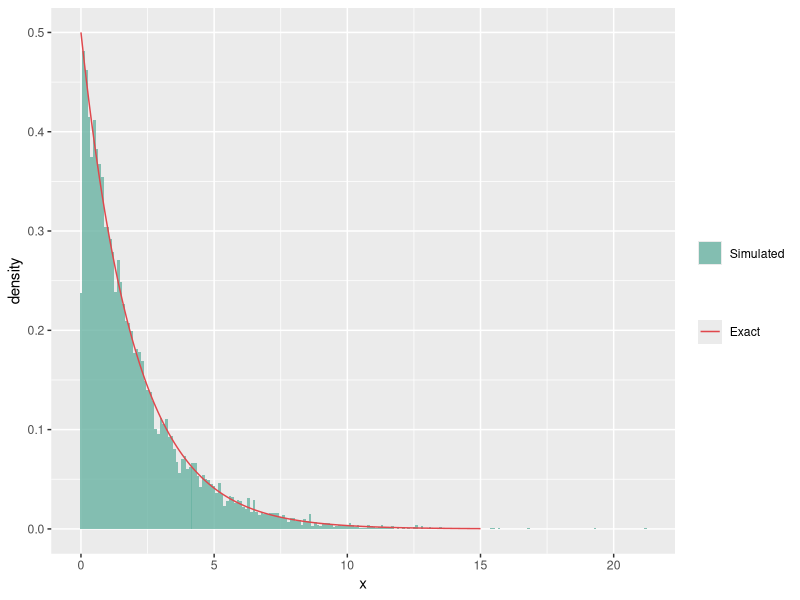
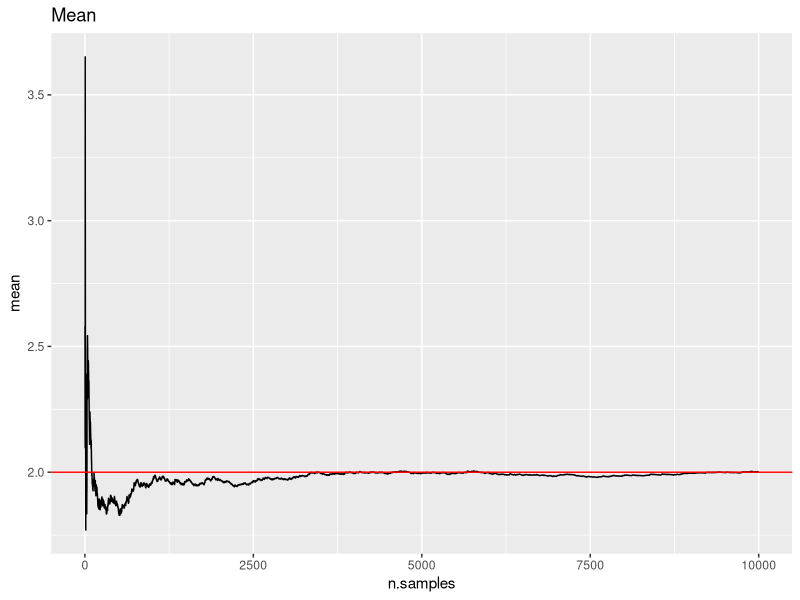
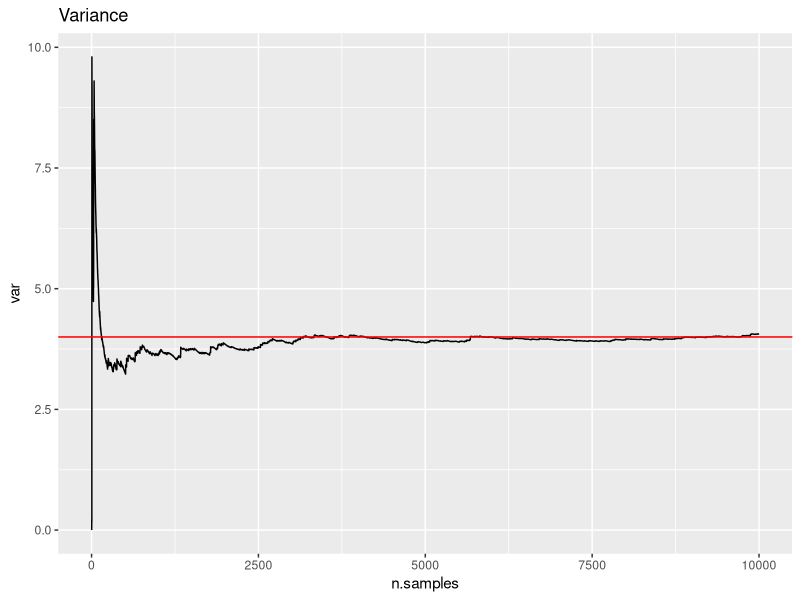
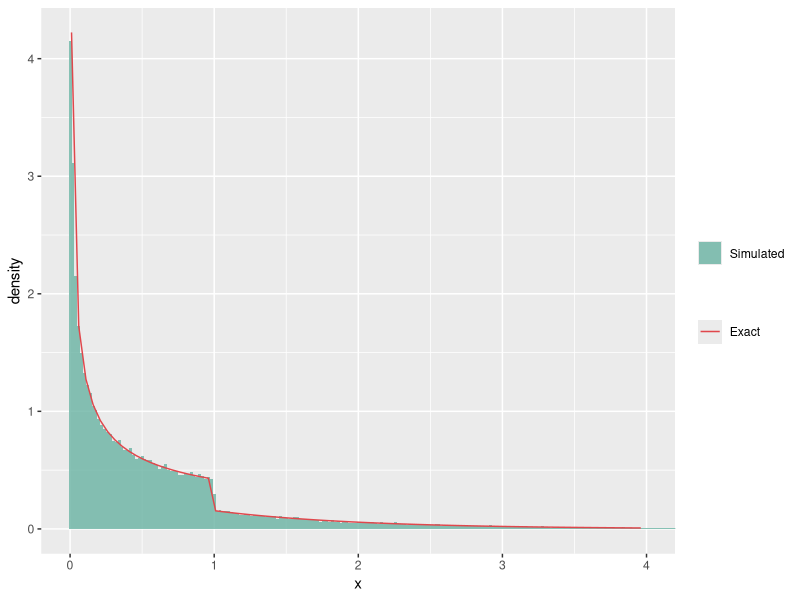
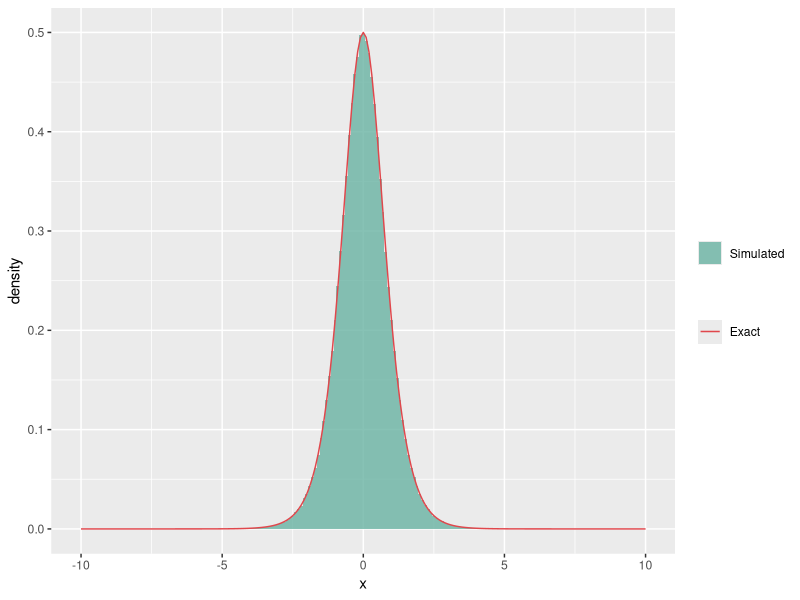
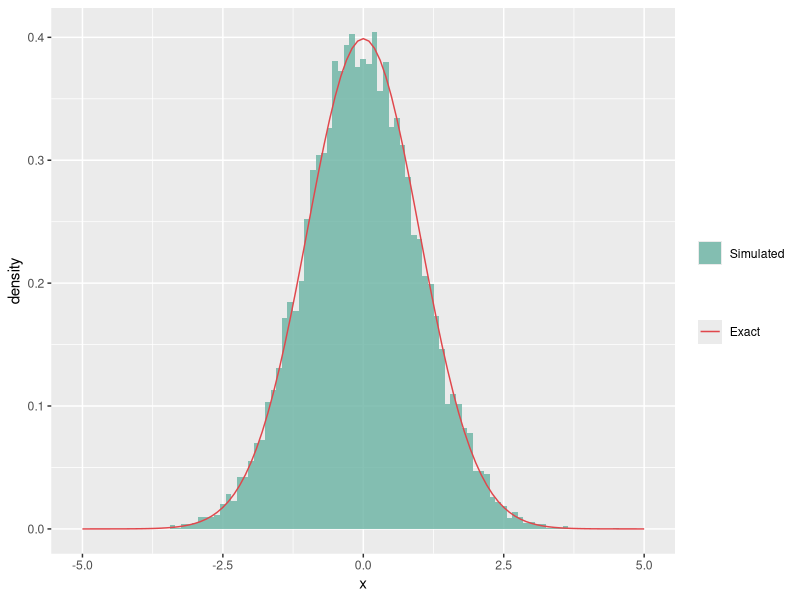
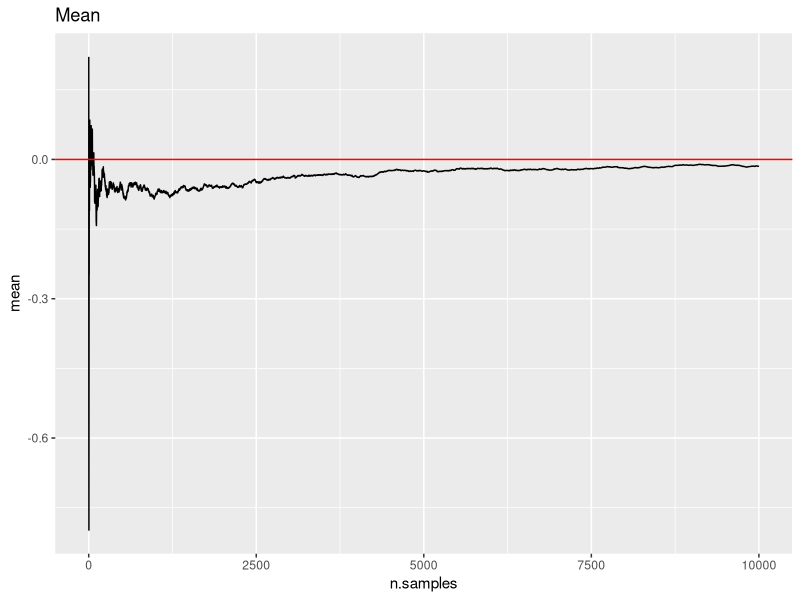
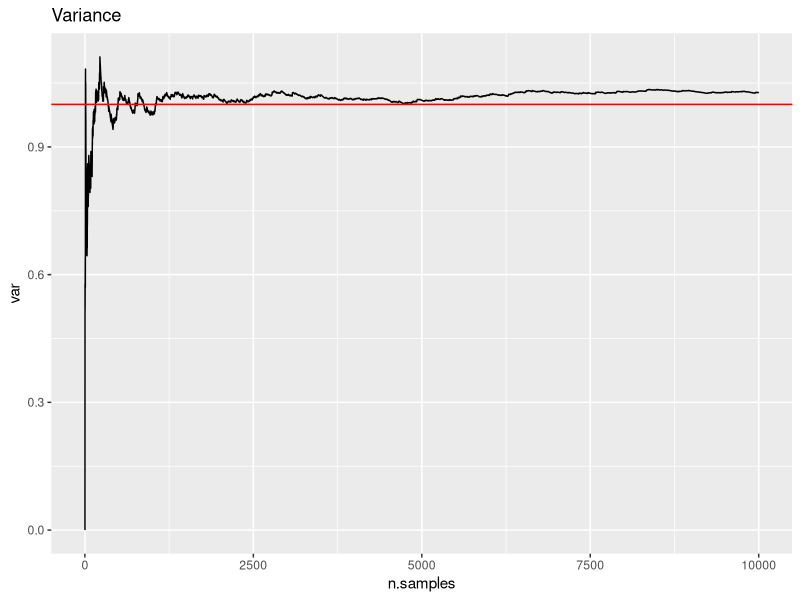

The R script that drew these images, in order:
## ---- chunk 1
knitr::opts_chunk$set(echo = TRUE, fig.width = 5, fig.height = 4, fig.align = "center")
library(tidyverse)
library(pracma)
library(mvtnorm)
set.seed(4300)
## ---- chunk 2
sim.exp <- function(rate, n){
  # Vector of n uniform values
  u <- runif(n, 0, 1)
  # Note that (1-U) ~ U, so we can use u instead of 1-u in the returned value.
  -1/rate * log(u)
}
## ---- chunk 3
rate <- 0.5
n <- 10000
sim <- data.frame(x = sim.exp(rate, n))
x = seq(from = 0, to = 15, by = 0.1)
exact <- data.frame(x = x, y = rate*exp(-rate*x))

ggplot(sim) + 
  geom_histogram(aes(x = x, y = ..density.., fill = "Simulated"),
                 alpha = 0.8, binwidth = 0.1) + 
  geom_line(data = exact , aes(x = x, y = y, color = 'Exact'))  +
  scale_color_manual(name = "", values = c("Exact" = "#e0474c")) +
  scale_fill_manual(name = "", values = c("Simulated" = "#69b3a2")) 
## ---- chunk 4
# Calculate the cumulative mean
data.frame(n.samples = 1:n,
           mean = cumsum(sim$x)/(1:n)) %>%
  ggplot() + geom_line(aes(n.samples, mean)) +
  geom_hline(yintercept = 1/rate, color = "red") +
  ggtitle("Mean")
  
# Calculate the cumulative variance
data.frame(n.samples = 1:n,
           mean = cumsum(sim$x)/(1:n),
           mean2 = cumsum(sim$x^2)/(1:n)) %>%
  mutate(var = mean2-mean^2) %>%
  ggplot() + geom_line(aes(n.samples, var)) +
  geom_hline(yintercept = 1/rate^2, color = "red") +
  ggtitle("Variance")
## ---- chunk 5
g <- function(alpha, x){
  # Normalizing constant
  c <- (1/alpha + exp(-1))^-1
  c*x^(alpha-1) * (0<x)*(x<1) + c*exp(-x) *(x>=1)
} 

sim.g <- function(alpha, n){
  # Normalizing constant
  c <- (1/alpha + exp(-1))^-1
  # Vector of n uniform values
  u <- runif(n, 0, 1)
  
  (alpha/c * u)^(1/alpha) * (u < c/alpha) - log((1-u)/c) * (c/alpha <= u)
}
## ---- chunk 6
# Implemented for testing purposes

g <- function(alpha, x){
  # Normalizing constant
  c <- (1/alpha + exp(-1))^-1
  c*x^(alpha-1) * (0<x)*(x<1) + c*exp(-x) *(x>=1)
} 

G <- function(alpha, x){
  # Normalizing constant
  c <- (1/alpha + exp(-1))^-1
  c/alpha*x^alpha * (0<x)*(x<1) + (1 - c*exp(-x)) *(x>=1)
} 

G.inv <- function(alpha, u){
  # Normalizing constant
  c <- (1/alpha + exp(-1))^-1
  
  (alpha/c * u)^(1/alpha) * (u < c/alpha) - log((1-u)/c) * (u >= c/alpha)
}
## ---- chunk 7
alpha <- 0.5
n <- 100000
sim <- data.frame(x = sim.g(alpha, n))
x = seq(from = 0.01, to = 4, by = 0.05)
exact <- data.frame(x = x, y = g(alpha, x))

ggplot(sim) + 
  geom_histogram(aes(x = x, y = ..density.., fill = "Simulated"),
                 alpha = 0.8, binwidth = 0.02) + 
  geom_line(data = exact , aes(x = x, y = y, color = 'Exact'))  +
  scale_color_manual(name = "", values = c("Exact" = "#e0474c")) +
  scale_fill_manual(name = "", values = c("Simulated" = "#69b3a2")) + 
  coord_cartesian(xlim=c(0, 4))
## ---- chunk 8
alpha <- 0.5
c <- (1/alpha + exp(-1))^-1

# 10000 realizations from simulation
sim <- sim.g(alpha, 10000)

# Theoretical mean and variance
mean.g <- c/(alpha+1) + 2*c/exp(1)
var.g <- c/(alpha+2) + 5*c/exp(1) - mean.g^2

# Estimated mean and variance
mean.est <- mean(sim)
var.est <- var(sim)

# Comparing means
c(mean.g, mean.est)

# Comparing variance
c(var.g, var.est)
## ---- chunk 9
sim.sigm <- function(n, alpha){
  u <- runif(n,0,1)
  1/alpha * (log(u) - log(1-u))
}
## ---- chunk 10
alpha <- 2
n <- 1000000
sim <- data.frame(x = sim.sigm(n, alpha))
x = seq(from = -10, to = 10, by = 0.1)
exact <- data.frame(x = x, y = alpha*exp(alpha*x)/(1 + exp(alpha*x))^2)

ggplot(sim) + 
  geom_histogram(aes(x = x, y = ..density.., fill = "Simulated"),
                 alpha = 0.8, binwidth = 0.1) + 
  geom_line(data = exact , aes(x = x, y = y, color = 'Exact'))  +
  scale_color_manual(name = "", values = c("Exact" = "#e0474c")) +
  scale_fill_manual(name = "", values = c("Simulated" = "#69b3a2"))
## ---- chunk 11
mean(sim$x)
## ---- chunk 12
var(sim$x)
## ---- chunk 13
box.mul <- function(n){
  # Number of sample pairs to generate 
  m <- ceil(n/2)
  
  x1 <- 2*pi * runif(m, 0, 1)
  x2 <- sim.exp(0.5, m)
  
  y1 <- sqrt(x2)*cos(x1)
  y2 <- sqrt(x2)*sin(x1)
  
  # Concatenate y1 and y2
  concat <- c(y1, y2)
  
  if(n %% 2){ # Drop last element if n is odd.
    head(concat, -1)
  }
  else{
    concat
  }
}
## ---- chunk 14
n <- 10000
sim.box.mul <- data.frame(x = box.mul(n))
x = seq(from = -5, to = 5, by = 0.1)
exact <- data.frame(x = x, y = 1/sqrt(2*pi)*exp(-1/2*x^2))

ggplot(sim.box.mul) + 
  geom_histogram(aes(x = x, y = ..density.., fill = "Simulated"),
                 alpha = 0.8, binwidth = 0.1) + 
  geom_line(data = exact , aes(x = x, y = y, color = 'Exact'))  +
  scale_color_manual(name = "", values = c("Exact" = "#e0474c")) +
  scale_fill_manual(name = "", values = c("Simulated" = "#69b3a2"))
## ---- chunk 15
# Mean
data.frame(n.samples = 1:n,
           mean = cumsum(sim.box.mul$x)/(1:n)) %>%
  ggplot() + geom_line(aes(n.samples, mean)) +
  geom_hline(yintercept = 0, color = "red") +
  ggtitle("Mean")
  
# Variance
data.frame(n.samples = 1:n,
           mean = cumsum(sim.box.mul$x)/(1:n),
           mean2 = cumsum(sim.box.mul$x^2)/(1:n)) %>%
  mutate(var = mean2-mean^2) %>%
  ggplot() + geom_line(aes(n.samples, var)) +
  geom_hline(yintercept = 1, color = "red") +
  ggtitle("Variance")
## ---- chunk 16
sim.mvnorm <- function(mu, Sigma, n){
  # Returns n realizations from a d-variate normal distribution
  d <- length(mu)
  
  # Get n d-variate standard normal realizations using the Box-Muller algorithm
  x <- array(box.mul(n*d), dim=c(d,n))
  
  # Cholesky decomposition of Sigma
  A <- t(chol(Sigma)) # Transposes to get a lower triangular matrix
  
  mu + A %*% x
}
## ---- chunk 17
# Bivariate example
mu <- c(1,2)
Sigma <- matrix(c(1, -.7, -.7, 2), 2)

# Simulate 10000 realizations
y <- sim.mvnorm(mu, Sigma, 10000)

# Create theoretical level curves
x.points <- seq(-3,4,length.out=100)
y.points <- seq(-2, 6, length.out=100)
z <- matrix(0,nrow=100,ncol=100)
for (i in 1:100) {
   for (j in 1:100) {
    z[i,j] <- dmvnorm(c(x.points[i],y.points[j]),
    mean=mu,sigma=Sigma)
   }
}

# Plot first 500 points
plot(y[1,1:500], y[2,1:500], main="Bivariate normal distribution", 
     xlab="x", ylab="y", pch=16, cex = 0.4)
contour(x.points, y.points, z, add = TRUE)
## ---- chunk 18
# Estimate mean
mu.est <- rowMeans(y)
mu.est

# Estimate covariance matrix
Sigma.est <- cov(t(y))
Sigma.est
## ---- chunk 19
gamma.rej.samp <- function(n, alpha){
  count <- 0
  result <- rep(NA, n)
  p <- gamma(alpha)/(1/alpha + 1/exp(1)) # Acceptance probability
  while(count < n){
    x <- sim.g(alpha, 1)
    g.val <- g(alpha, x)
    f.val <- 1/gamma(alpha) * x^(alpha-1)*exp(-x)
    u <- runif(1,0,1)
    if(u <= p*f.val/g.val){
      result[count + 1] = x
      count = count + 1
     }
  }
  result
}
## ---- chunk 20
n <- 10000
alpha <- 0.5

sim.gamma.rej <- data.frame(x = gamma.rej.samp(n, alpha))
x = seq(from = 0, to = 8, by = 0.1)
exact <- data.frame(x = x, y = 1/gamma(alpha) * x^(alpha-1)*exp(-x))

ggplot(sim.gamma.rej) + 
  geom_histogram(aes(x = x, y = ..density.., fill = "Simulated"),
                 alpha = 0.8, binwidth = 0.05) + 
  geom_line(data = exact , aes(x = x, y = y, color = 'Exact'))  +
  scale_color_manual(name = "", values = c("Exact" = "#e0474c")) +
  scale_fill_manual(name = "", values = c("Simulated" = "#69b3a2"))
## ---- chunk 21
# Mean
data.frame(n.samples = 1:n,
           mean = cumsum(sim.gamma.rej$x)/(1:n)) %>%
  ggplot() + geom_line(aes(n.samples, mean)) +
  geom_hline(yintercept = alpha, color = "red") +
  ggtitle("Mean")
  
# Variance
data.frame(n.samples = 1:n,
           mean = cumsum(sim.gamma.rej$x)/(1:n),
           mean2 = cumsum(sim.gamma.rej$x^2)/(1:n)) %>%
  mutate(var = mean2-mean^2) %>%
  ggplot() + geom_line(aes(n.samples, var)) +
  geom_hline(yintercept = alpha, color = "red") +
  ggtitle("Variance")
## ---- chunk 22
# Function to sample from log(Uniform)
samp.log.unif <- function(n, log.b){
  u <- runif(n)
  x <- log.b + log(u) # log((b-a)*u + a) = log(b) + log(u) when a = 0.
  return(x)
}

# Function for the log of the core of the gamma distribution.
log.core.gamma <- function(x, alpha){
  if(x <= 0){return(-Inf)}
  else{return((alpha - 1)*log(x) - x)}
}

gamma.rou <- function(n, alpha){
  log.a <-  (alpha - 1)/2 * (log(alpha - 1) - 1)
  log.b.plus <- (alpha + 1)/2 * (log(alpha + 1) - 1)
  a <- ((alpha - 1)/exp(1))^((alpha - 1)/2)
  b.plus <- ((alpha + 1)/exp(1))^((alpha + 1)/2)
  b.minus <- 0
  
  count <- 0
  tries <- 0
  result <- rep(0,n)
  
  while(count < n){
    log.x1 <- samp.log.unif(1, log.a)
    log.x2 <- samp.log.unif(1, log.b.plus)
  
    if(log.x1 <= 0.5*log.core.gamma(exp(log.x2 - log.x1), alpha)){
      result[count + 1] = exp(log.x2 - log.x1)
      count = count + 1
    }
    tries = tries + 1
  }
  list("sim" = result, "tries" = tries)
}
## ---- chunk 23
n <- 100000
alpha <- 10

sim.gamma <- gamma.rou(n, alpha)
x = seq(from = 0.01, to = 25, by = 0.1)
exact <- data.frame(x = x, y = 1/gamma(alpha) * x^(alpha - 1) * exp(-x))

ggplot(data.frame(x = sim.gamma$sim)) + 
geom_histogram(aes(x = x, y = ..density.., fill = "Simulated"),
                 alpha = 0.8, binwidth = 0.1) + 
  geom_line(data = exact , aes(x = x, y = y, color = 'Exact'))  +
  scale_color_manual(name = "", values = c("Exact" = "#e0474c")) +
  scale_fill_manual(name = "", values = c("Simulated" = "#69b3a2"))

## ---- chunk 24
c("mean.theoretical" = alpha, "mean.sample" = mean(sim.gamma$sim))
c("var.theoretical" = alpha, "var.sample" = var(sim.gamma$sim))
## ---- chunk 25
n <- 1000 # Number of desired samples
m <- 100 # Length of alpha vector
alpha.vec <- seq(from = 1.01, to = 2000, length.out = m)
tries.vec <- rep(0, m)
for(i in 1:m){
  alpha <- alpha.vec[i]
  sim.gamma <- gamma.rou(n, alpha)
  tries.vec[i] = sim.gamma$tries
}

plot(alpha.vec, tries.vec, pch = 16, cex=0.5)
## ---- chunk 26
sample.gamma <- function(n, alpha, beta){
  if(alpha == 1){
    return(sim.exp(beta, n))
  } else if( alpha < 1){
    return(gamma.rej.samp(n, alpha)/beta)
  } else if( alpha > 1) {
    return(gamma.rou(n, alpha)$sim/beta)
  } else{
    stop("Invalid value of alpha")
  }
}
## ---- chunk 27
n <- 10000
alpha <-  3
beta <- 3

sim.gamma <- sample.gamma(n, alpha, beta)
x = seq(from = 0.1, to = 12, by = 0.1)
exact <- data.frame(x = x, y = beta^alpha/gamma(alpha) * x^(alpha - 1) * exp(-beta*x))

ggplot(data.frame(x = sim.gamma)) + 
geom_histogram(aes(x = x, y = ..density.., fill = "Simulated"),
                 alpha = 0.8, binwidth = 0.05) + 
  geom_line(data = exact , aes(x = x, y = y, color = 'Exact'))  +
  scale_color_manual(name = "", values = c("Exact" = "#e0474c")) +
  scale_fill_manual(name = "", values = c("Simulated" = "#69b3a2"))
## ---- chunk 28
sim.beta <- function(n, alpha, beta){
  # Generate n samples from Gamma(alpha, 1) and Gamma(beta, 1)
  x <- sample.gamma(n, alpha, 1)
  y <- sample.gamma(n, beta, 1)
  
  # Return z=x/(x+y), n independent values from the Beta(alpha, beta)
  x/(x+y)
}
## ---- chunk 29
n <- 100000
alpha <-  2
beta <- 10

sim.beta <- sim.beta(n, alpha, beta)
x = seq(from = 0.01, to = 1, by = 0.01)
exact <- data.frame(x = x, y = gamma(alpha + beta)/(gamma(alpha)*gamma(beta)) * x^(alpha - 1) * (1 - x)^(beta - 1))

ggplot(data.frame(x = sim.beta)) + 
geom_histogram(aes(x = x, y = ..density.., fill = "Simulated"),
                 alpha = 0.8, binwidth = 0.01) + 
  geom_line(data = exact , aes(x = x, y = y, color = 'Exact'))  +
  scale_color_manual(name = "", values = c("Exact" = "#e0474c")) +
  scale_fill_manual(name = "", values = c("Simulated" = "#69b3a2"))
## ---- chunk 30
c("mean.theoretical" = alpha/(alpha + beta), "mean.sample" = mean(sim.beta))
c("var.theoretical" = alpha*beta/((alpha + beta)^2*(alpha + beta + 1)),
  "var.sample" = var(sim.beta))
## ---- chunk 31
# Simulate 100000 samples from the standard normal distribution
n <- 100000
x <- box.mul(n)
# Boolean array, indicates which values of x has value >4
h <- (x > 4)
# Monte Carlo estimate
theta.hat <- 1/n * sum(h)
theta.hat
# Theoretical value
pnorm(4, lower.tail = FALSE)
## ---- chunk 32
sigma.hat <- sqrt(1/(n*(n-1)) * sum((h - theta.hat)^2)) 
lower <- theta.hat - qt(0.975, n - 1)*sigma.hat
upper <- theta.hat + qt(0.975, n - 1)*sigma.hat

c(lower, upper)
## ---- chunk 33
inv.samp <- function(n){
  u <- runif(n, 0, 1)
  x <- sqrt(16 - 2*log(1 - u))
  return(x)
}

sim <- inv.samp(10000)
x = seq(from = 4, to = 9, by = 0.1)
exact <- data.frame(x = x, y = exp(8)*x*exp(-x^2/2))

ggplot(data.frame(x = sim)) + 
 geom_histogram(aes(x = x, y = ..density.., fill = "Simulated"),
                 alpha = 0.8, binwidth = 0.01) + 
  geom_line(data = exact , aes(x = x, y = y, color = 'Exact'))  +
  scale_color_manual(name = "", values = c("Exact" = "#e0474c")) +
  scale_fill_manual(name = "", values = c("Simulated" = "#69b3a2"))
## ---- chunk 34
n <- 100000
c <- exp(8)

x <- inv.samp(n)
w <- 1/(sqrt(2*pi)*c*x)
h <- (x > 4)

theta.is <- 1/n * sum(h*w)
theta.is
## ---- chunk 35
sigma.is <- sqrt(1/(n*(n-1)) * sum((h*w - theta.is)^2)) 
lower <- theta.is - qt(0.975, n - 1)*sigma.is
upper <- theta.is + qt(0.975, n - 1)*sigma.is

c(lower, upper)
## ---- chunk 36
anti <- function(n){
  u <- runif(n, 0, 1)
  x.1 <- sqrt(16 - 2*log(u))
  x.2 <- sqrt(16 - 2*log(1 - u))
  list(x.1 = x.1, x.2 = x.2)
}
## ---- chunk 37
n <- 50000
c <- exp(8)

x <- anti(n)
x.1 = x$x.1
x.2 <- x$x.2

w.1 <- 1/(sqrt(2*pi)*c*x.1)
h.1 <- (x.1 > 4)
theta.1 <- 1/n * sum(h.1*w.1)

w.2 <- 1/(sqrt(2*pi)*c*x.2)
h.2 <- (x.2 > 4)
theta.2 <- 1/n * sum(h.2*w.2)

theta.as <- 1/2 * (theta.1 + theta.2)
theta.as
## ---- chunk 38
Y <- 1/2 * (h.1*w.1 + h.2*w.2) # Vector of Yi's
S2.Y <- var(Y) # Sample variance of Y's
sigma.as <- sqrt(S2.Y/n) # Estimated sd of theta.as

lower <- theta.as - qt(0.975, n - 1)*sigma.as
upper <- theta.as + qt(0.975, n - 1)*sigma.as

c("conf.int.lower" = lower, "conf.int.upper" = upper, "precision" = 1/sigma.as^2)
## ---- chunk 39
 c("sample.correlation" = cor(h.1*w.1, h.2*w.2))
## ---- chunk 40
# Calculating the constant c
y <- c(125, 18, 20, 34) # From project description
theta.star <- (15 + sqrt(53809))/394 # Theoretical argmax
c <- exp(y[1]*log(2+theta.star) + (y[2]+y[3])*log(1-theta.star) + y[4]*log(theta.star))

sim.rej.D <- function(n, y = c(125, 18, 20, 34)){
  samples <- rep(0,n)
  n_simulated <- 0
  
  i = 1
  while(i<=n){
    n_simulated <- n_simulated + 1
    # Sample from prior distribution
    theta <- runif(1,0,1)
    # Calculate acceptance probability
    f.value <- (2+theta)^y[1] * (1-theta)^(y[2]+y[3]) * theta^y[4]
    alpha <- 1/c * f.value
    # Check if sample is accepted
    if(runif(1,0,1) <= alpha){
      samples[i] <- theta
      i <- i+1
    }
  }
  # Return samples and acceptance rate
  list(samples = samples, rate = n/n_simulated)
}
## ---- chunk 41
# Monte-Carlo estimate for mean
M <- 10000
samples <- sim.rej.D(M)$samples
mu.theta <- mean(samples)
mu.theta
## ---- chunk 42
sim.rej <- data.frame(x = samples)

# Posterior density (up to a multiplicative constant)
f <- function(theta, y=c(125, 18, 20, 34)){
  (2+theta)^y[1] * (1-theta)^(y[2]+y[3]) * theta^y[4]
}

# Calculating the theoretical density and normalizing
theta = seq(from = 0, to = 1, by = 0.005)
norm.const <- integrate(f,0,1)$value
y <- f(theta) / norm.const

exact <- data.frame(x = theta, y = y)


# Histogram + theoretical density + vertical line at estimated mean
ggplot(sim.rej) + 
  geom_histogram(aes(x = x, y = ..density.., fill = "Simulated"),
                 alpha = 0.8, binwidth = 0.01) + 
  geom_line(data = exact , aes(x = x, y = y, color = 'Exact'))  +
  scale_color_manual(name = "", values = c("Exact" = "#e0474c")) +
  scale_fill_manual(name = "", values = c("Simulated" = "#69b3a2")) + 
  geom_vline(xintercept=mu.theta, color="#000000")

## ---- chunk 43
# Calculating the mean numerically
mu.num <- integrate(function(x) x*f(x)/norm.const, 0, 1)
mu.num$value
## ---- chunk 44
# Practically calculated acceptance rate
M <- 10000
acc.rate.practical <- sim.rej.D(M)$rate
1/acc.rate.practical

# Numerically calculated acceptance rate
acc.rate.numerical <- integrate(f,0,1)$value / c
1/acc.rate.numerical
## ---- chunk 45
# Weight function (equals to the new prior divided by the old prior)
w <- function(theta) 5*(1-theta)^4

# Calculate new posterior mean
mu.theta2 <- sum(samples*w(samples)) / sum(w(samples))
mu.theta2
